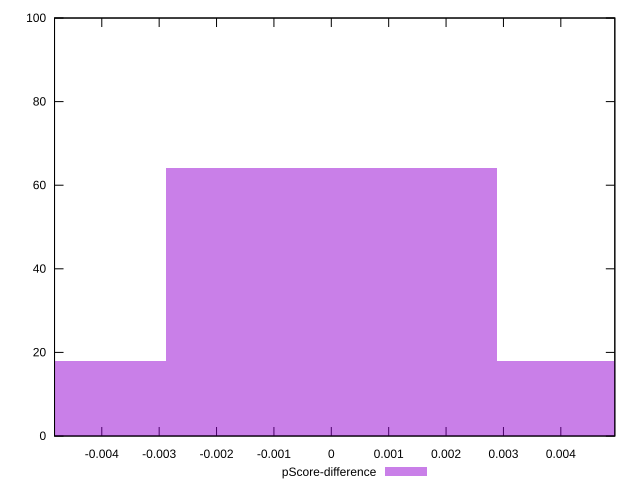

Source code (gnuplot):
reset

$pScoreDifference <<EOF
0 64
-0.005763514817132402 18
0.005763514817132402 18
EOF

set key outside below
set boxwidth 0.005763514817132402
set xrange [-0.0048235294117647265:0.004941176470588282]
set yrange [0:100]
set trange [0:100]
set style fill transparent solid 0.5 noborder
set terminal svg size 640, 490 enhanced background rgb 'white'
set output "report_00020_2021-02-19T21:17:38.612Z2/uses-rel-preload/samples/pages/pScore-difference/histogram.svg"

plot $pScoreDifference title "pScore-difference" with boxes

reset
